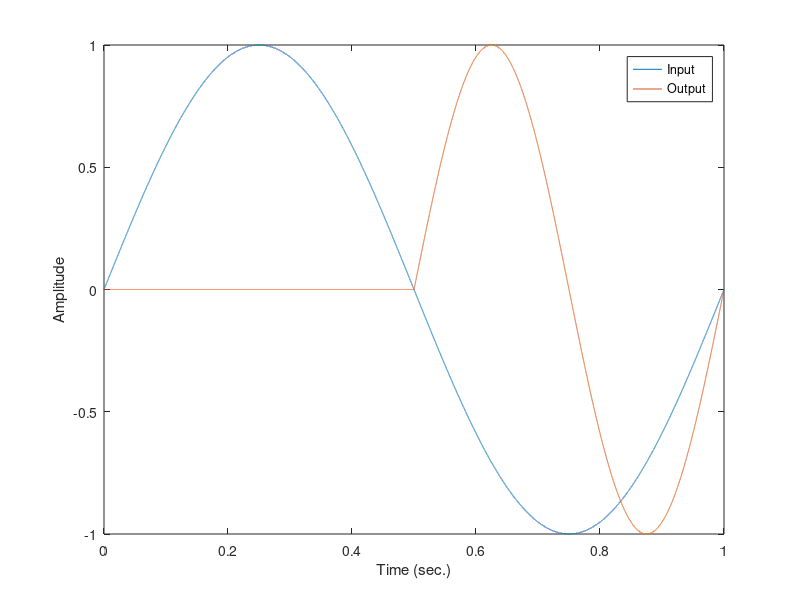

Reproduce this figure in MATLAB.
% BASICPITCHUP
% This script demonstrates a basic example of
% pitch shifting up an octave created by 
% using a modulated time delay.
%
% See also BASICPITCHDOWN, BASICPITCH
clc;clear;
% Synthesize 1 Hz Test Signal
Fs = 48000; Ts = 1/Fs;
t = [0:Ts:1].'; f = 1;
x = sin(2*pi*f*t);

d = Fs;                   % Initial Delay Time      
 
N = length(x);            % Number of samples
y = zeros(N,1);           % Initialize output signal  
buffer = zeros(Fs+1,1);   % Delay Buffer
for n = 1:N
    intDelay = floor(d); 
    frac = d - intDelay;
    if intDelay == 0 
        y(n,1) = (1-frac) * x(n,1) + ...
            frac * buffer(1,1);
    else
        y(n,1) = (1-frac) * buffer(intDelay,1) + ...
            frac * buffer(intDelay+1,1);
    end
    % Store the current input in delay buffer
    buffer = [x(n,1);buffer(1:end-1,1)];
    
    % Decrease the delay time by 1 sample
    d = d - 1;
end
plot(t,x); hold on;
plot(t,y); hold off;
xlabel('Time (sec.)');ylabel('Amplitude');
legend('Input','Output');
